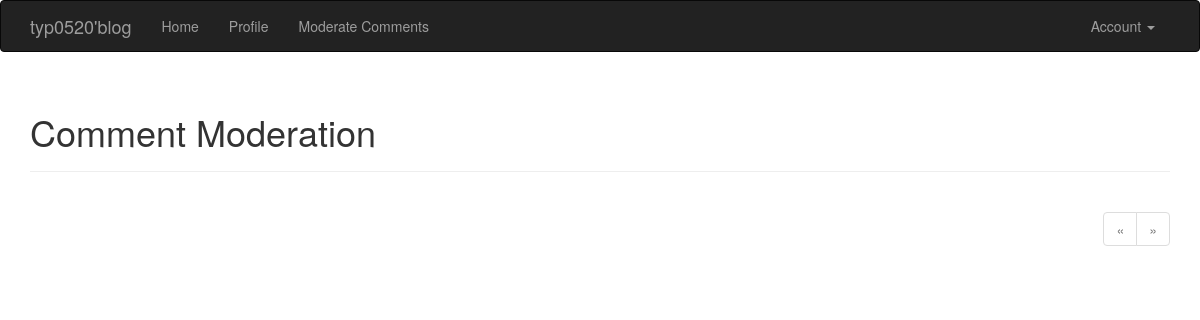
Before: /moderate (signed in) with the older database file.
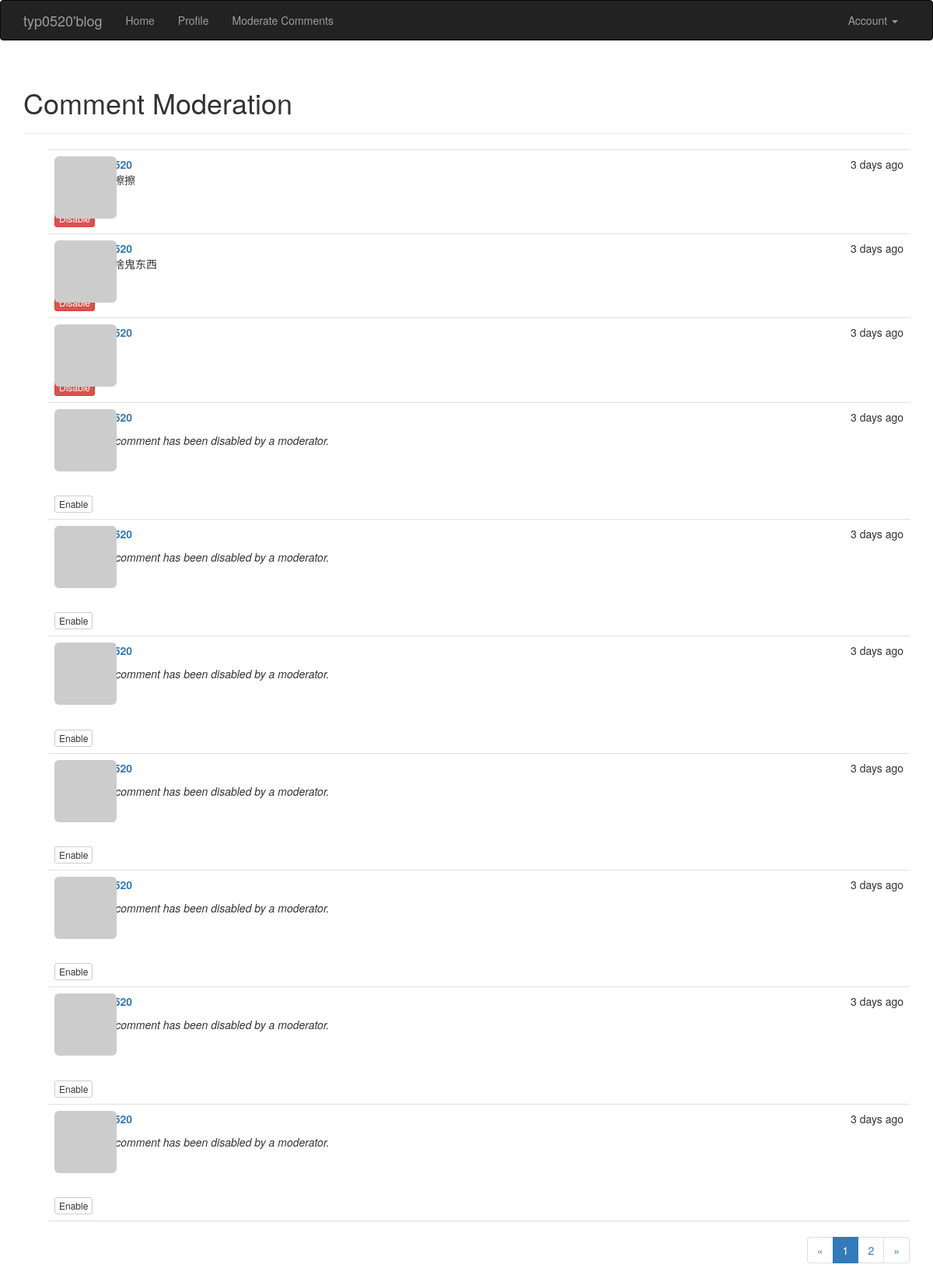
After: the same page with the newer database file.
### app/models.py (models this page shows, shortened)
class Comment(db.Model):
    __tablename__ = 'comments'
    id = db.Column(db.Integer, primary_key=True)
    body = db.Column(db.Text)
    body_html = db.Column(db.Text)
    timestamp = db.Column(db.DateTime, index=True, default=datetime.utcnow)
    disabled = db.Column(db.Boolean)
    author_id = db.Column(db.Integer, db.ForeignKey('users.id'))
    post_id = db.Column(db.Integer, db.ForeignKey('posts.id'))

### app/main/views.py (the view)
@main.route('/moderate')
@login_required
@permission_required(Permission.MODERATE_COMMENTS)
def moderate():
    page = request.args.get('page', 1, type=int)
    pagination = Comment.query.order_by(Comment.timestamp.desc()).paginate(page=page, per_page=10, error_out=False)
    comments = pagination.items
    return render_template('moderate.html', comments=comments, pagination=pagination, page=page)

### app/auth/views.py (called while the page is built)
@auth.before_app_request
def before_request():
    if current_user.is_authenticated:
        if not current_user.confirmed \
            and request.endpoint \
            and request.endpoint[:5] != 'auth.' \
            and request.endpoint != 'static':
            return redirect(url_for('auth.unconfirmed'))

### app/main/__init__.py (called while the page is built)
@main.app_context_processor
def inject_permissions():
    return dict(Permission=Permission)

### app/models.py (called while the page is built)
@login_manager.user_loader
def load_user(user_id):
    return User.query.get(int(user_id))

    def can(self, permissions):
        return self.role is not None and (self.role.permissions & permissions) == permissions

    def gravatar(self, size=100, default='idention', rating='g'):
        url = 'http://www.gravatar.com/avatar'
        hash = hashlib.md5(self.email.encode('utf-8')).hexdigest()
        img = '{url}/{hash}?s={size}&r={rating}'.format(url=url, hash=hash, size=size, default=default, rating=rating)
        return img

### app/templates/moderate.html (shortened to what this page needs)
{% extends "base.html" %}
{% import "_macros.html" as macros %}
{% block page_content %} <div class="page-header">
         <h1>Comment Moderation</h1>
     </div>
{% set moderate = True %}
{% include '_comments.html' %} {% if pagination %}
<div class="pagination">
         {{ macros.pagination_widget(pagination, '.moderate') }}
     </div>
{% endif %}
{% endblock %}

### app/templates/base.html (shortened to what this page needs)
{% extends "bootstrap/base.html" %}
{% block head %}
    {{ super() }}
    <link rel="stylesheet" type="text/css" href="{{ url_for('static', filename='styles.css') }}">
{% endblock %}
{% block navbar %}
    <div class="navbar navbar-inverse" role="navigation">
        <div class="container">
            <div class="navbar-header">
                <a class="navbar-brand" href="{{ url_for('main.index') }}">typ0520'blog</a>
            </div>
            <div class="navbar-collapse collapse">
                <ul class="nav navbar-nav">
                    <li><a href="{{ url_for('main.index') }}">Home</a></li>
                    <li>
                        <a href="{{ url_for('main.user', username=current_user.username) }}"> Profile
                        </a></li>
                    <li>
                        {% if current_user.can(Permission.MODERATE_COMMENTS) %}
<li><a href="{{ url_for('main.moderate') }}">Moderate Comments</a></li> {% endif %}
                    </li>
                </ul>
                <ul class="nav navbar-nav navbar-right">
                    {% if current_user.is_authenticated %}
                        <li class="dropdown">
                            <a href="#" class="dropdown-toggle" data-toggle="dropdown">Account <b class="caret"></b></a>
                        </li>
                    {% else %}
                        <li><a href="{{ url_for('auth.login') }}">Log In</a></li>
                        <li><a href="{{ url_for('auth.register') }}">Register</a></li>
                    {% endif %}
                </ul>
            </div>
        </div>
    </div>
{% endblock %}
{% block content %}
    <div class="container">
        {% block page_content %}{% endblock %}
    </div>
{% endblock %}

### app/templates/_macros.html
{% macro pagination_widget(pagination, endpoint) %}
    <ul class="pagination">
        <li{% if not pagination.has_prev %} class="disabled"{% endif %}><a href="{% if pagination.has_prev %}{{ url_for(endpoint,
page = pagination.page - 1, **kwargs) }}{% else %}#{% endif %}">
            &laquo; </a>
        </li>
        {% for p in pagination.iter_pages() %}
            {% if p %}
                {% if p == pagination.page %}
                    <li class="active">
                        <a href="{{ url_for(endpoint, page = p, **kwargs) }}">{{ p }}</a>
                    </li>
                {% else %}
                    <li>
                        <a href="{{ url_for(endpoint, page = p, **kwargs) }}">{{ p }}</a>
                    </li>
                {% endif %} {% else %}
                <li class="disabled"><a href="#">&hellip;</a></li>
            {% endif %} {% endfor %}
        <li{% if not pagination.has_next %} class="disabled"{% endif %}><a href="{% if pagination.has_next %}{{ url_for(endpoint,
page = pagination.page + 1, **kwargs) }}{% else %}#{% endif %}">
            &raquo; </a>
        </li>
    </ul>
{% endmacro %}

### app/templates/_comments.html
<ul class="comments">
    {% for comment in comments %}
    <li class="comment">
        <div class="comment-thumbnail">
            <a href="{{ url_for('.user', username=comment.author.username) }}">
                <img class="img-rounded profile-thumbnail" src="{{ comment.author.gravatar(size=40) }}">
            </a>
        </div>
        <div class="comment-content">
            <div class="comment-date">{{ moment(comment.timestamp).fromNow() }}</div>
            <div class="comment-author"><a href="{{ url_for('.user', username=comment.author.username) }}">{{ comment.author.username }}</a></div>
            <div class="comment-body">
                 {% if comment.disabled %}
                        <p></p><i>This comment has been disabled by a moderator.</i></p>
                    {% endif %}
                    {% if moderate or not comment.disabled %}
                        {% if comment.body_html %}
                            {{ comment.body_html | safe }}
                        {% else %}
                            {{ comment.body }}
                        {% endif %}
                    {% endif %}
            </div>
        </div>
                {% if moderate %}
                <br>
                {% if comment.disabled %}
                    <a class="btn btn-default btn-xs" href="{{ url_for('.moderate_enable',
id=comment.id, page=page) }}">Enable</a> {% else %}
                    <a class="btn btn-danger btn-xs" href="{{ url_for('.moderate_disable',
             id=comment.id, page=page) }}">Disable</a>
                {% endif %} {% endif %}
    </li>
    {% endfor %}
</ul>

### app/static/styles.css (style rules this page uses)
.profile-thumbnail { position: absolute; }
ul.comments { list-style-type: none; padding: 0px; margin: 16px 0px 0px 0px; }
ul.comments li.comment { margin-left: 32px; padding: 8px; border-bottom: 1px solid #e0e0e0; }
ul.comments li.comment:nth-child(1) { border-top: 1px solid #e0e0e0; }
div.comment-date { float: right; }
div.comment-author { font-weight: bold; }
div.comment-thumbnail { position: absolute; }
div.comment-content { margin-left: 48px; min-height: 48px; }
div.pagination { width: 100%; text-align: right; padding: 0px; margin: 0px; }

Changed rows visible on the page:
added Comment: timestamp "3 days ago"
added Comment: timestamp "3 days ago", body_html "写的啥鬼东西"
added Comment: timestamp "3 days ago"
added Comment: timestamp "3 days ago", shows "This comment has been disabled by a moderator."
added Comment: timestamp "3 days ago", shows "This comment has been disabled by a moderator."
added Comment: timestamp "3 days ago", shows "This comment has been disabled by a moderator."
added Comment: timestamp "3 days ago", shows "This comment has been disabled by a moderator."
added Comment: timestamp "3 days ago", shows "This comment has been disabled by a moderator."
added Comment: timestamp "3 days ago", shows "This comment has been disabled by a moderator."
added Comment: timestamp "3 days ago", shows "This comment has been disabled by a moderator."
Other visible differences:
new list line: "1"
new list line: "2"
